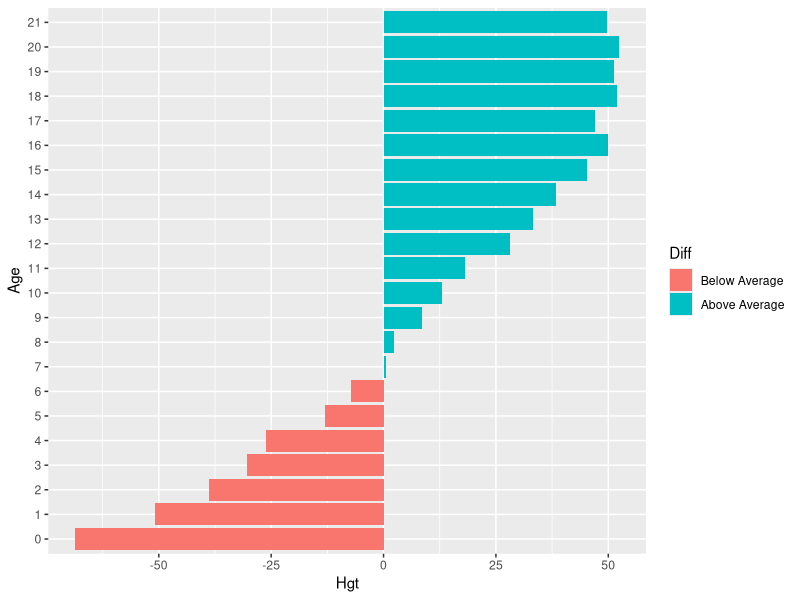

Write R code to recreate this figure.
## ---- chunk 1
printAnswers <- TRUE
## ---- chunk 2
library(dplyr)     # for data manipulation
library(magrittr)  # for pipes
library(ggplot2)   # for visualization
library(mice)      # for the boys data
## ---- chunk 3
test <- datasets::anscombe
identical(test, anscombe) #test if identical
## ---- chunk 4
help(boys)
?boys
## ---- chunk 5
boys %>%
  mutate(Hgt = hgt - mean(hgt, na.rm = TRUE),
         Age = cut(age, 0:22, labels = 0:21)) %>%
  aggregate(Hgt ~ Age, data = ., mean) %>% #specify data = . to allow formula
  mutate(Diff = cut(Hgt, c(-Inf, 0, Inf),
                    labels = c("Below Average", "Above Average"))) %>%
  ggplot(aes(x = Age, y = Hgt, fill = Diff)) + 
  geom_bar(stat = "identity") +
  coord_flip()
